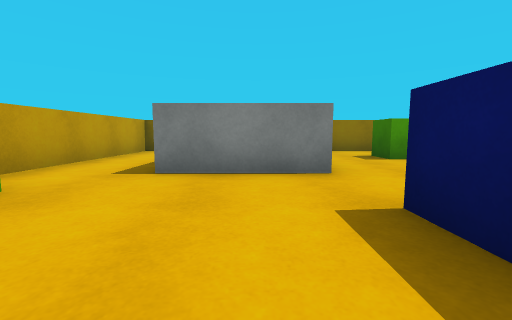
[1] (above)

22 first-person views from a walk through a scene from a Unity 3-D project. The camera is 0.58 m above the floor, tilts 6° down and sees 90° across. The floor is counted in squares, 1 m on a side. Each view is taken from the middle of a square. On the plan, view 1 faces up. The plan holds only what a view shows up to about 9 squares ahead; the rest is blank. The player character is not drawn. Surface patterns are stand-ins for the level's own textures.

[2]
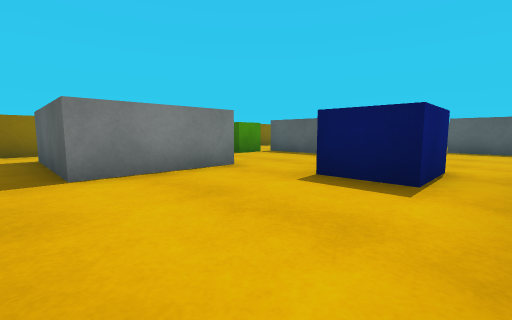

[3]
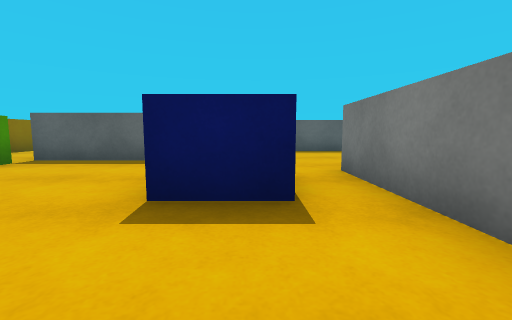

[4]
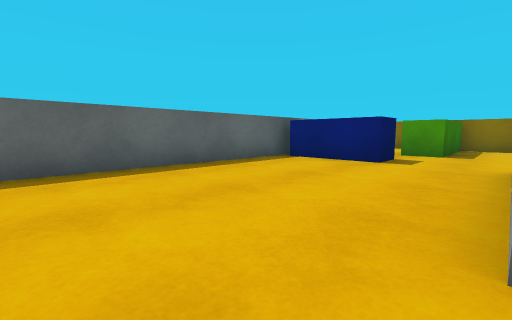

[5]
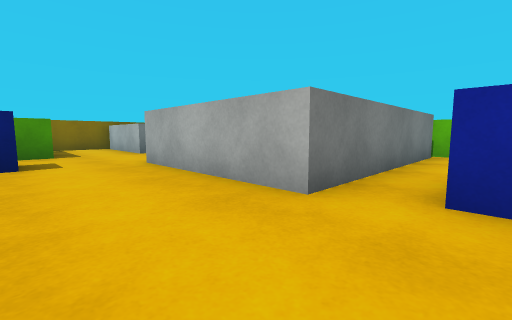

[6]
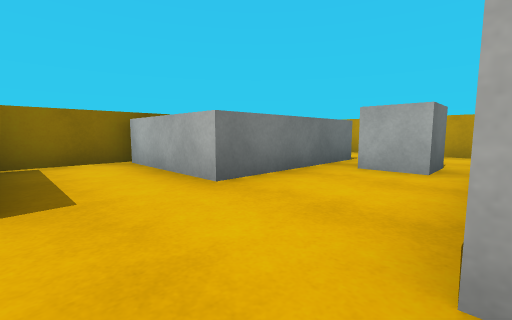

[7]
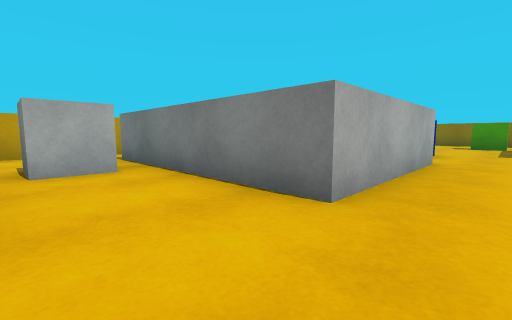

[8]
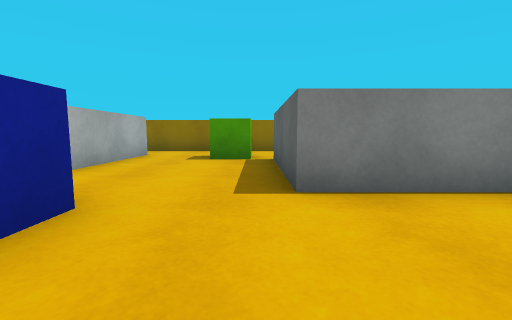

[9]
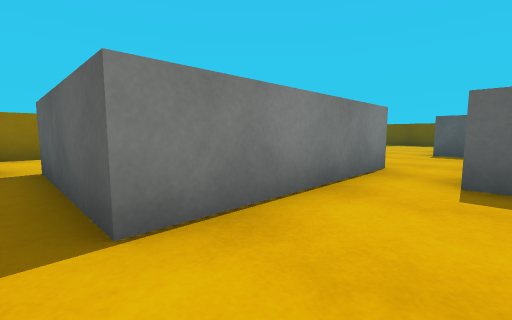

[10]
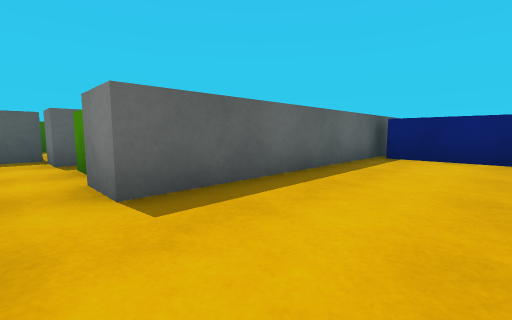

[11]
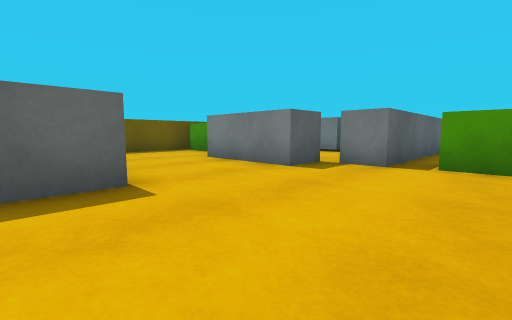

[12]
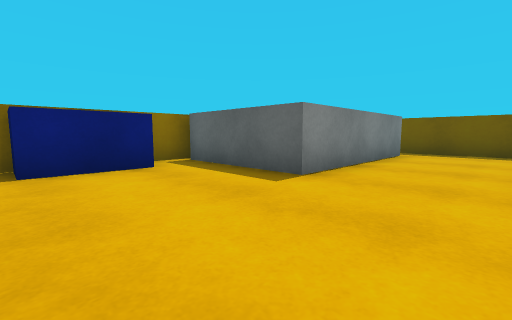

[13]
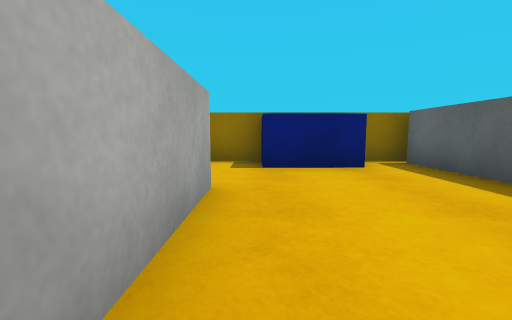

[14]
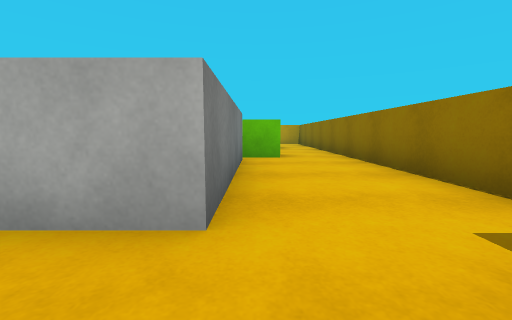

[15]
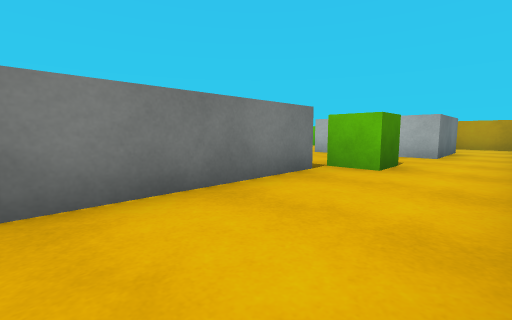

[16]
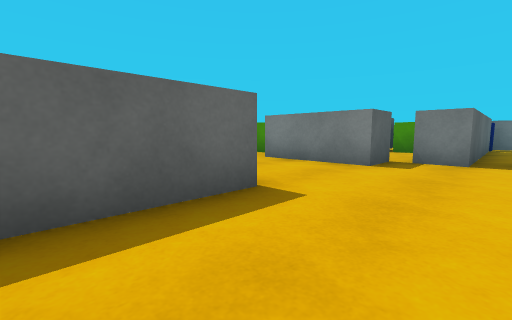

[17]
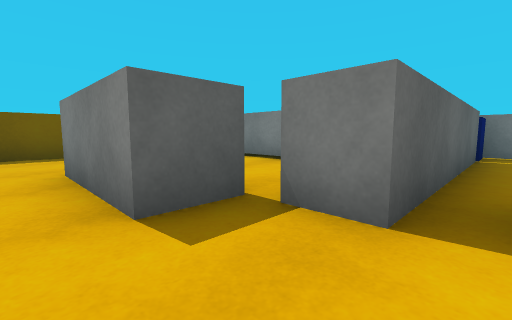

[18]
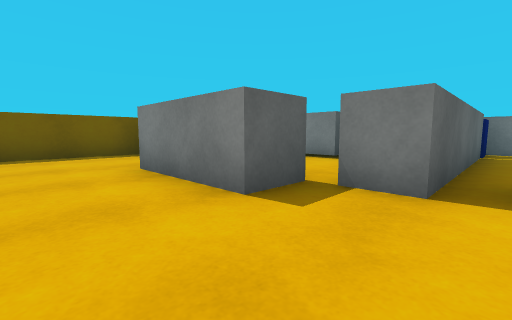

[19]
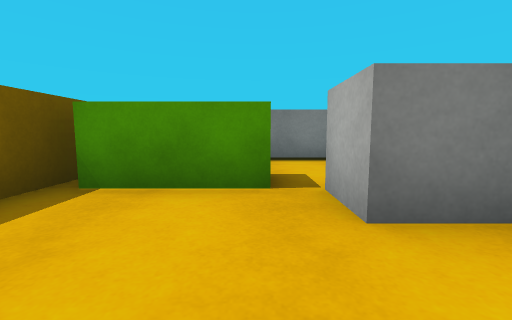

[20]
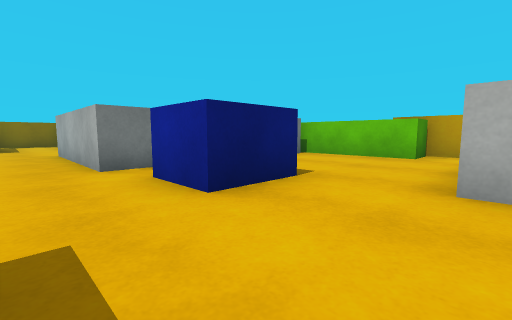

[21]
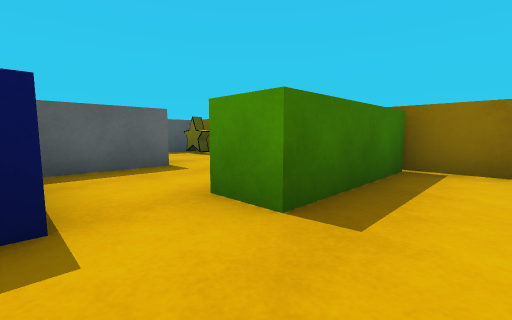

[22]
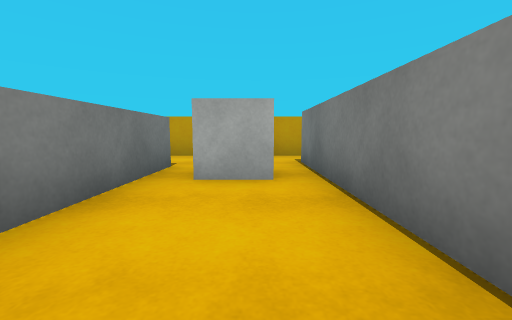

### Floor plan
Points are (right, up) in squares from view 1. A wall is a line through its corners. A room is listed if a view was taken in it or the views show most of it. See-through windows are left out.
Room 1 (views 1, 2, 3, 4, 5, 6, 7, 8, 9, 10, 20, 21, 22)
walls: (1.1, 3.7) (-1.5, 3.7) (-1.5, 6.8) (1.1, 6.8) (1.1, 3.7); (-2.2, -0.3) (3, -0.3) (3, -4.1) (-2.2, -4.1); (-3.6, -3.6) (-3.6, -7.5); (8.6, 2.5) (4.4, 2.5) (4.4, 5.7) (5.6, 5.7); (-1.5, -6.5) (2.2, -6.5) (2.2, -9.2); (7.3, -7.1) (7.3, 1.4) (8.4, 1.4); (-1.3, 8.3) (-3.6, 8.3) (-3.6, 2.5) (-2.5, 2.5) (-2.5, -0.6); (6.4, 8.3) (0.4, 8.3); (2, -9.5) (4.1, -9.5) (4.1, -6.5) (5.1, -6.5)
ways out: opening at (5.5, 7.5) to room 2; opening at (8, 2) to room 2; opening at (6.5, -7)
objects: cube (-1, -6) to (0, -5); blue block (1, 1) to (2, 2); green cube (3, 6) to (4, 6); blue block (5, -5) to (7, -5)
Room 2 (views 11, 12, 13, 14, 15, 16, 17, 18, 19)
walls: (16.4, 5) (11.9, 5) (11.9, 8); (12.8, -2.5) (12.8, -1.4) (14.9, -1.4); (8.4, 8.3) (6.4, 8.3); (5.6, 5.7) (8.5, 5.7) (8.5, 3.4); (10.5, -3.5) (10.5, 1.4) (11.4, 1.4); (17.2, 0.7) (17.2, 5.4)
ways out: opening at (5.5, 7.5) to room 1; opening at (8, 2) to room 1; opening at (12, -1.5)
objects: green cube (9, 0) to (10, 1); blue block (9, 8) to (11, 8); green cube (12, -2); block (12, 1) to (14, 2); green block (15, 0) to (16, 1)

Positions as (right, up) in squares from view 1, and headings:
1: (0, 0), facing up
2: (-2, 0), facing up-right
3: (-1, 1), facing right
4: (3, 1), facing down-right
5: (5, 1), facing down-left
6: (4, -4), facing down-left
7: (4, -6), facing up-left
8: (4, 0), facing up
9: (4, 1), facing up-right
10: (5, 2), facing down-right
11: (9, 6), facing down-right
12: (9, 3), facing up-right
13: (9, 3), facing up
14: (10, 6), facing left
15: (8, 8), facing down-left
16: (10, 7), facing down-right
17: (10, 3), facing down-right
18: (10, 4), facing down-right
19: (15, 4), facing down
20: (4, 4), facing down-left
21: (3, -5), facing down-right
22: (3, -5), facing left
